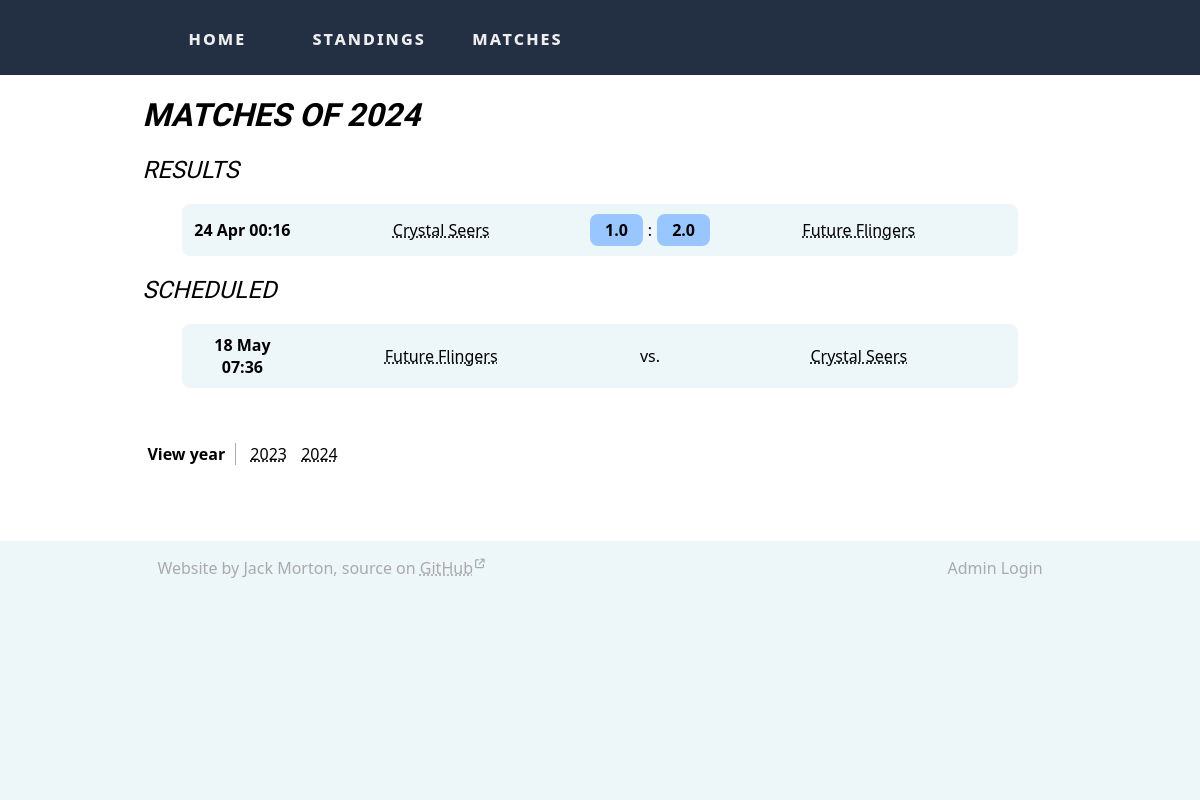
/matches/, run on an earlier commit of the app's database.
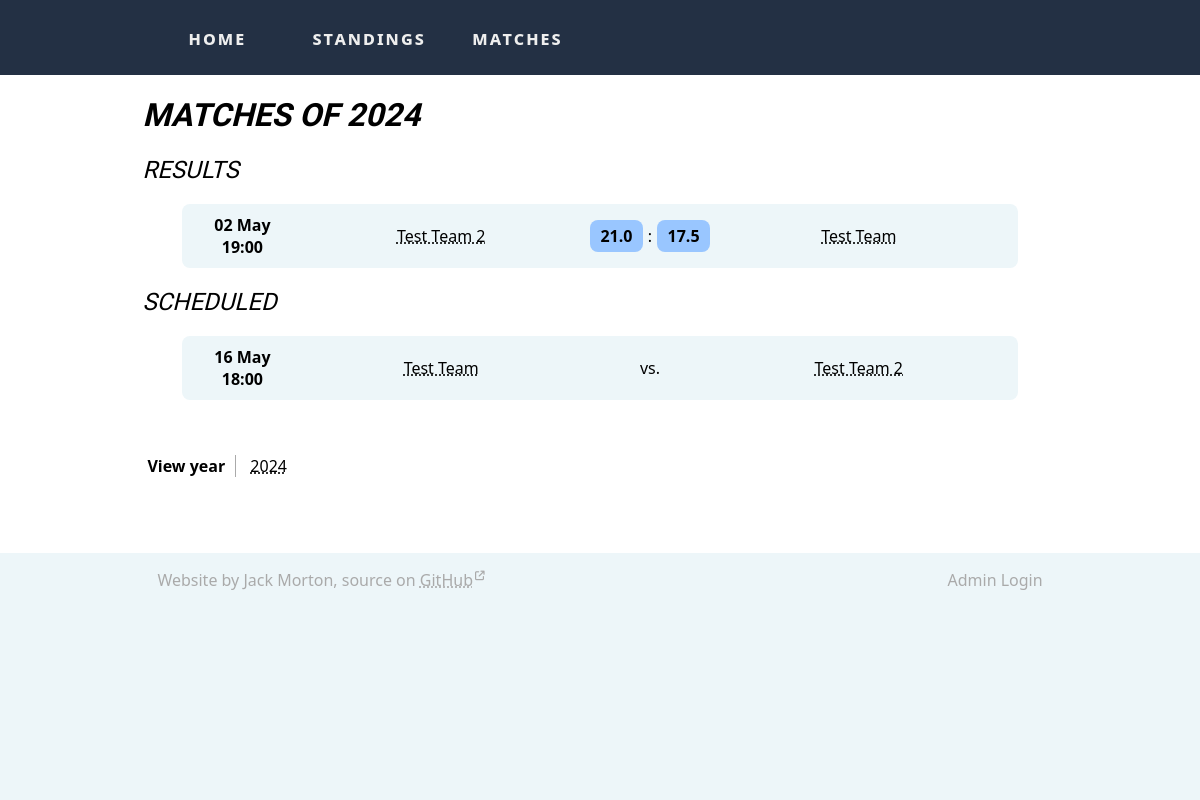
And on a later commit of the database.
### server/models.py (models this page shows)
class Team(db.Model):
    __tablename__ = "teams"
    id:   Mapped[int] = mapped_column(primary_key=True, nullable=False)
    name: Mapped[str] = mapped_column(nullable=False)
    year: Mapped[int] = mapped_column(nullable=False)
    matches1: Mapped[list["Match"]] = relationship(foreign_keys="Match.team1_id", back_populates="team1", lazy="dynamic")
    """Matches in which this was the first team"""
    matches2: Mapped[list["Match"]] = relationship(foreign_keys="Match.team2_id", back_populates="team2", lazy="dynamic")
    """Matches in which this was the second team"""
    players: Mapped[list["Player"]] = relationship(foreign_keys="Player.team_id", back_populates="team", lazy="dynamic")
    """Members of this team"""

class Match(db.Model):
    __tablename__ = "matches"
    id:        Mapped[int]   = mapped_column(primary_key=True, nullable=False)
    team1_id:  Mapped[int]   = mapped_column(ForeignKey('teams.id'), nullable=False)
    team2_id:  Mapped[int]   = mapped_column(ForeignKey('teams.id'), nullable=False)
    score1:    Mapped[float] = mapped_column(nullable=True)
    score2:    Mapped[float] = mapped_column(nullable=True)
    play_date: Mapped[int]   = mapped_column(nullable=True)
    """Unix epoch of the start of the date played on"""
    team1: Mapped["Team"] = relationship(foreign_keys="Match.team1_id", back_populates="matches1")
    """The first team of this match"""
    team2: Mapped["Team"] = relationship(foreign_keys="Match.team2_id", back_populates="matches2")
    """The second team of this match"""

### server/routes.py (the view)
@app.route('/matches/')
def route_matches():
    years = sorted(db.session.execute(db.select(Team.year).distinct()).scalars().all())
    if not years: years.append(datetime.now().year)
    year: int = request.args.get('year', default=years[-1], type=int)
    team1 = aliased(Team)
    team2 = aliased(Team)
    matches = db.session.execute(
        db
        .select(Match, team1, team2)
        .join(team1, team1.id == Match.team1_id)
        .join(team2, team2.id == Match.team2_id)
        .filter(and_(team1.year == year, team2.year == year))
    ).fetchall()
    matches_df = pd.DataFrame(dict(
        date    = [m[0].play_date for m in matches],
        id      = [m[0].id for m in matches],
        name1   = [m[1].name for m in matches],
        name2   = [m[2].name for m in matches],
        teamid1 = [m[1].id for m in matches],
        teamid2 = [m[2].id for m in matches],
        score1  = [m[0].score1 if m[0].score1 != None else '--' for m in matches],
        score2  = [m[0].score2 if m[0].score2 != None else '--' for m in matches],
        played  = [m[0].score1 != None or m[0].score2 != None for m in matches],
    )).sort_values('date', ascending=False)
    return render_template(
        'matches/index.html',
        title   = f'Matches of {year}',
        matches = matches_df,
        years   = years,
        year    = year,
    )

### server/formatting.py (called while the page is built)
def format_date(timestamp: int) -> str:
    return (
        datetime.fromtimestamp(timestamp, UTC).strftime('%d %b %H:%M')
        if timestamp != None and not isnan(timestamp) else 'TBC'
    )

### server/templates/matches/index.html (shortened to what this page needs)
{% extends "base.html" %}
{% block content %}
{% with matches=matches[matches['played']] %}
{% if matches.size > 0 %}
    <section>
        <h2>Results</h2>
    	{% include 'partials/match_table.html' %}
    </section>
{% endif %}
{% endwith %}
{% with matches=matches[matches['played'] == False] %}
{% if matches.size > 0 %}
    <section>
        <h2>Scheduled</h2>
        {% include 'partials/match_table.html' %}
    </section>
{% endif %}
{% endwith %}
<section>
    <ul class="page-nav">
        <li class="title">View year</li>
        {% for year in years %}
            <li><a class="highlight" href="/matches?year={{ year }}">{{ year }}</a></td>
        {% endfor %}
    </ul>
</section>
{% endblock %}

### server/templates/partials/match_table.html (shortened to what this page needs)
<figure>
    <ul class="matches">
        {% for _, match in matches.iterrows() %}
            <li>
                <div class="match">
                    <div class="date">{{ format_date(match['date']) }}</div>
                    <a class="team highlight" href="/teams/{{ match['teamid1'] }}">{{ match['name1'] }}</a>
                    <span class="details">
                        {% if match['score1'] != '--' or match['score2'] != '--' %}
                            <span class="score">{{ match['score1'] }}</span>
                            <span class="versus">:</span>
                            <span class="score">{{ match['score2'] }}</span>
                        {% else %}
                            vs.
                        {% endif %}
                    </span>
                    <a class="team highlight" href="/teams/{{ match['teamid2'] }}">{{ match['name2'] }}</a>
                </div>
            </li>
        {% endfor %}
    </ul>
</figure>

What changed in the data, as far as the page shows it:
removed Team: name1 "Crystal Seers", name2 "Crystal Seers"
removed Match: score1 "1.0", score2 "2.0"
removed Team: name2 "Future Flingers", name1 "Future Flingers"
now on this page (row edited): Team: name1 "Test Team 2", name2 "Test Team 2"
added Match: score1 "21.0", score2 "17.5"
now on this page (row edited): Team: name2 "Test Team", name1 "Test Team"
Also different on the page:
new list line: "02 May 19:00 :"
new list line: "16 May 18:00 vs."
list line gone: "24 Apr 00:16 :"
list line gone: "18 May 07:36 vs."
list line gone: "2023"
